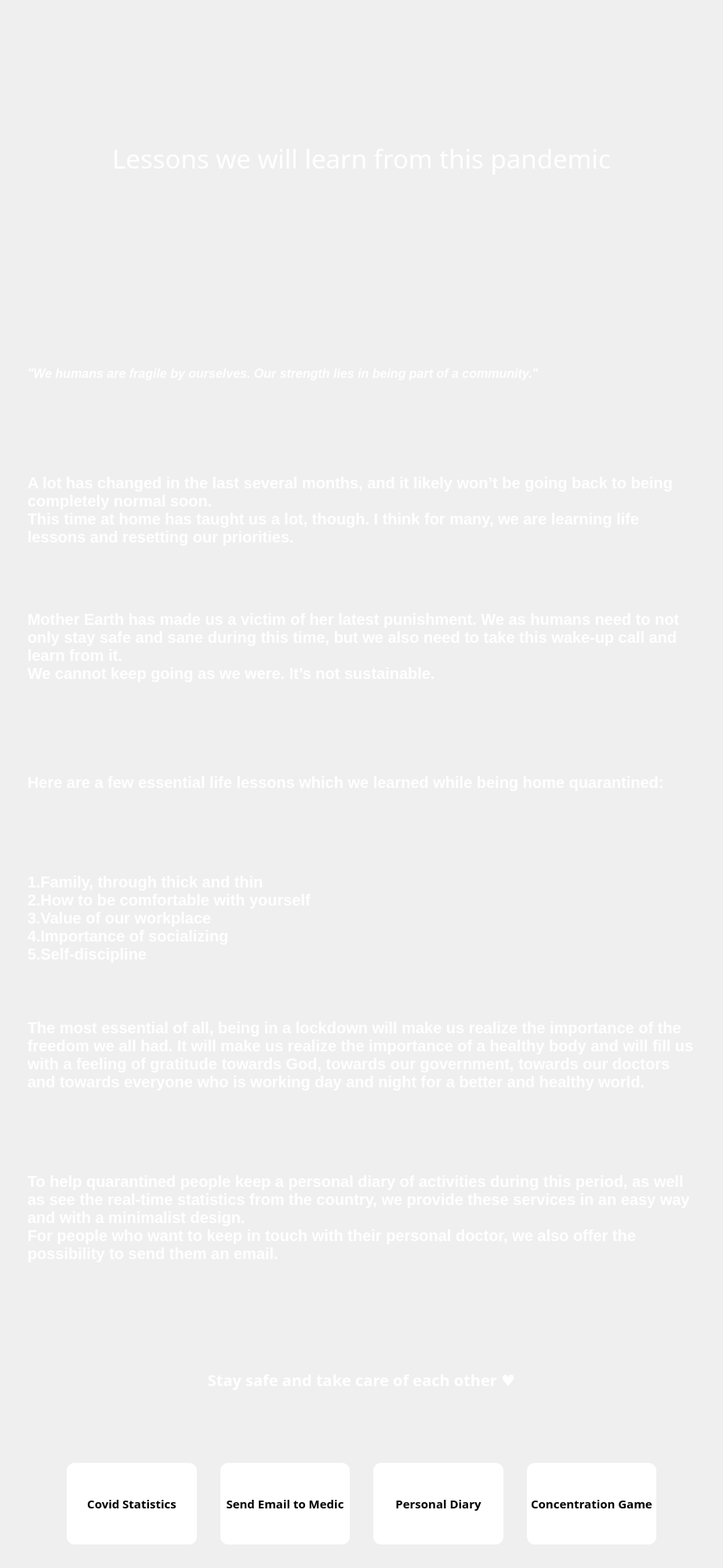
         <widget class="QWidget" name="scrollAreaWidgetContents">
          <property name="geometry">
           <rect>
            <x>0</x>
            <y>0</y>
            <width>922</width>
            <height>2000</height>
           </rect>
          </property>
          <property name="minimumSize">
           <size>
            <width>0</width>
            <height>2000</height>
           </size>
          </property>
          <layout class="QGridLayout" name="gridLayout_3" rowstretch="5,2,2,2,2,2,2,3,2,2">
           <property name="leftMargin">
            <number>35</number>
           </property>
           <property name="topMargin">
            <number>35</number>
           </property>
           <property name="rightMargin">
            <number>35</number>
           </property>
           <property name="bottomMargin">
            <number>0</number>
           </property>
           <property name="verticalSpacing">
            <number>40</number>
           </property>
           <item row="6" column="0">
            <widget class="QLabel" name="label_7">
             <property name="font">
              <font>
               <family>Segoe UI</family>
               <pointsize>15</pointsize>
               <weight>75</weight>
               <bold>true</bold>
              </font>
             </property>
             <property name="styleSheet">
              <string notr="true">color: rgb(255, 255, 255);</string>
             </property>
             <property name="text">
              <string>The most essential of all, being in a lockdown will make us realize the importance of the freedom we all had. It will make us realize the importance of a healthy body and will fill us with a feeling of gratitude towards God, towards our government, towards our doctors and towards everyone who is working day and night for a better and healthy world.</string>
             </property>
             <property name="wordWrap">
              <bool>true</bool>
             </property>
            </widget>
           </item>
           <item row="7" column="0">
            <widget class="QLabel" name="label_8">
             <property name="sizePolicy">
              <sizepolicy hsizetype="Preferred" vsizetype="Preferred">
               <horstretch>0</horstretch>
               <verstretch>0</verstretch>
              </sizepolicy>
             </property>
             <property name="font">
              <font>
               <family>Segoe UI</family>
               <pointsize>15</pointsize>
               <weight>75</weight>
               <bold>true</bold>
              </font>
             </property>
             <property name="styleSheet">
              <string notr="true">color: rgb(255, 255, 255);</string>
             </property>
             <property name="text">
              <string>To help quarantined people keep a personal diary of activities during this period, as well as see the real-time statistics from the country, we provide these services in an easy way and with a minimalist design.
For people who want to keep in touch with their personal doctor, we also offer the possibility to send them an email.</string>
             </property>
             <property name="wordWrap">
              <bool>true</bool>
             </property>
            </widget>
           </item>
           <item row="1" column="0">
            <widget class="QLabel" name="label_2">
             <property name="font">
              <font>
               <family>Segoe UI</family>
               <pointsize>12</pointsize>
               <weight>75</weight>
               <italic>true</italic>
               <bold>true</bold>
              </font>
             </property>
             <property name="styleSheet">
              <string notr="true">color: rgb(255, 255, 255);</string>
             </property>
             <property name="text">
              <string>&quot;We humans are fragile by ourselves. Our strength lies in being part of a community.&quot;</string>
             </property>
            </widget>
           </item>
           <item row="4" column="0">
            <widget class="QLabel" name="label_5">
             <property name="font">
              <font>
               <family>Segoe UI</family>
               <pointsize>15</pointsize>
               <weight>75</weight>
               <bold>true</bold>
              </font>
             </property>
             <property name="styleSheet">
              <string notr="true">color: rgb(255, 255, 255);</string>
             </property>
             <property name="text">
              <string>Here are a few essential life lessons which we learned while being home quarantined:</string>
             </property>
             <property name="wordWrap">
              <bool>true</bool>
             </property>
            </widget>
           </item>
           <item row="2" column="0">
            <widget class="QLabel" name="label_3">
             <property name="font">
              <font>
               <family>Segoe UI</family>
               <pointsize>15</pointsize>
               <weight>75</weight>
               <bold>true</bold>
              </font>
             </property>
             <property name="styleSheet">
              <string notr="true">color: rgb(255, 255, 255);</string>
             </property>
             <property name="frameShadow">
              <enum>QFrame::Plain</enum>
             </property>
             <property name="text">
              <string>A lot has changed in the last several months, and it likely won’t be going back to being completely normal soon. 
This time at home has taught us a lot, though. I think for many, we are learning life lessons and resetting our priorities.</string>
             </property>
             <property name="wordWrap">
              <bool>true</bool>
             </property>
            </widget>
           </item>
           <item row="8" column="0">
            <widget class="QLabel" name="label_9">
             <property name="font">
              <font>
               <family>Segoe UI Black</family>
               <pointsize>15</pointsize>
               <weight>75</weight>
               <bold>true</bold>
              </font>
             </property>
             <property name="styleSheet">
              <string notr="true">color: rgb(255, 255, 255);</string>
             </property>
             <property name="text">
              <string>Stay safe and take care of each other ♥</string>
             </property>
             <property name="alignment">
              <set>Qt::AlignCenter</set>
             </property>
            </widget>
           </item>
           <item row="3" column="0">
            <widget class="QLabel" name="label_4">
             <property name="font">
              <font>
               <family>Segoe UI</family>
               <pointsize>15</pointsize>
               <weight>75</weight>
               <bold>true</bold>
              </font>
             </property>
             <property name="styleSheet">
              <string notr="true">color: rgb(255, 255, 255);</string>
             </property>
             <property name="text">
              <string>Mother Earth has made us a victim of her latest punishment. We as humans need to not only stay safe and sane during this time, but we also need to take this wake-up call and learn from it.
We cannot keep going as we were. It’s not sustainable.</string>
             </property>
             <property name="wordWrap">
              <bool>true</bool>
             </property>
            </widget>
           </item>
           <item row="0" column="0">
            <widget class="QLabel" name="label">
             <property name="font">
              <font>
               <family>Segoe UI Black</family>
               <pointsize>25</pointsize>
              </font>
             </property>
             <property name="styleSheet">
              <string notr="true">color: rgb(255, 255, 255);</string>
             </property>
             <property name="text">
              <string>Lessons we will learn from this pandemic</string>
             </property>
             <property name="alignment">
              <set>Qt::AlignCenter</set>
             </property>
            </widget>
           </item>
           <item row="5" column="0">
            <widget class="QLabel" name="label_6">
             <property name="font">
              <font>
               <family>Segoe UI</family>
               <pointsize>15</pointsize>
               <weight>75</weight>
               <bold>true</bold>
              </font>
             </property>
             <property name="styleSheet">
              <string notr="true">color: rgb(255, 255, 255);</string>
             </property>
             <property name="text">
              <string>1.Family, through thick and thin
2.How to be comfortable with yourself
3.Value of our workplace
4.Importance of socializing
5.Self-discipline</string>
             </property>
            </widget>
           </item>
           <item row="9" column="0">
            <layout class="QHBoxLayout" name="horizontalLayout">
             <property name="spacing">
              <number>30</number>
             </property>
             <property name="leftMargin">
              <number>50</number>
             </property>
             <property name="topMargin">
              <number>0</number>
             </property>
             <property name="rightMargin">
              <number>50</number>
             </property>
             <property name="bottomMargin">
              <number>30</number>
             </property>
             <item>
              <widget class="QPushButton" name="covidButton">
               <property name="sizePolicy">
                <sizepolicy hsizetype="Preferred" vsizetype="Preferred">
                 <horstretch>0</horstretch>
                 <verstretch>0</verstretch>
                </sizepolicy>
               </property>
               <property name="font">
                <font>
                 <family>Segoe UI Black</family>
                 <pointsize>-1</pointsize>
                 <weight>75</weight>
                 <italic>false</italic>
                 <bold>true</bold>
                </font>
               </property>
               <property name="styleSheet">
                <string notr="true">background-color: white;
border-style:outset;
border-radius:10px;
border-color:black;
font:bold 15px;
padding 20px;</string>
               </property>
               <property name="text">
                <string>Covid Statistics</string>
               </property>
              </widget>
             </item>
             <item>
              <widget class="QPushButton" name="medicButton">
               <property name="sizePolicy">
                <sizepolicy hsizetype="Preferred" vsizetype="Preferred">
                 <horstretch>0</horstretch>
                 <verstretch>0</verstretch>
                </sizepolicy>
               </property>
               <property name="font">
                <font>
                 <family>Segoe UI Black</family>
                 <pointsize>-1</pointsize>
                 <weight>75</weight>
                 <italic>false</italic>
                 <bold>true</bold>
                </font>
               </property>
               <property name="styleSheet">
                <string notr="true">background-color: white;
border-style:outset;
border-radius:10px;
border-color:black;
font:bold 15px;
padding 20px;</string>
               </property>
               <property name="text">
                <string>Send Email to Medic</string>
               </property>
              </widget>
             </item>
             <item>
              <widget class="QPushButton" name="calendarButton">
               <property name="sizePolicy">
                <sizepolicy hsizetype="Preferred" vsizetype="Preferred">
                 <horstretch>0</horstretch>
                 <verstretch>0</verstretch>
                </sizepolicy>
               </property>
               <property name="font">
                <font>
                 <family>Segoe UI Black</family>
                 <pointsize>-1</pointsize>
                 <weight>75</weight>
                 <italic>false</italic>
                 <bold>true</bold>
                </font>
               </property>
               <property name="styleSheet">
                <string notr="true">background-color: white;
border-style:outset;
border-radius:10px;
border-color:black;
font:bold 15px;
padding 20px;</string>
               </property>
               <property name="text">
                <string>Personal Diary</string>
               </property>
              </widget>
             </item>
             <item>
              <widget class="QPushButton" name="gameButton">
               <property name="sizePolicy">
                <sizepolicy hsizetype="Preferred" vsizetype="Preferred">
                 <horstretch>0</horstretch>
                 <verstretch>0</verstretch>
                </sizepolicy>
               </property>
               <property name="font">
                <font>
                 <family>Segoe UI Black</family>
                 <pointsize>-1</pointsize>
                 <weight>75</weight>
                 <italic>false</italic>
                 <bold>true</bold>
                </font>
               </property>
               <property name="styleSheet">
                <string notr="true">background-color: white;
border-style:outset;
border-radius:10px;
border-color:black;
font:bold 15px;
padding 20px;</string>
               </property>
               <property name="text">
                <string>Concentration Game</string>
               </property>
              </widget>
             </item>
            </layout>
           </item>
          </layout>
         </widget>
